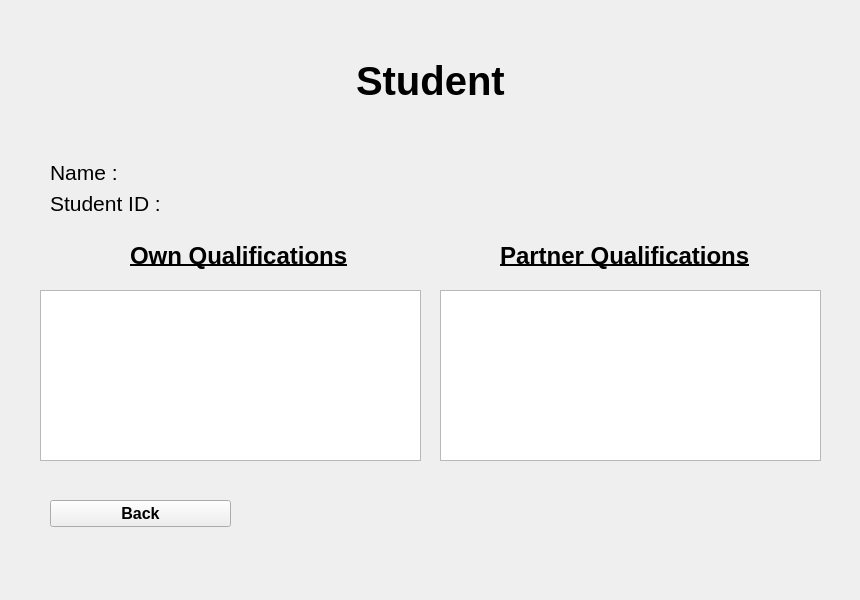
<?xml version="1.0" encoding="UTF-8"?>
<ui version="4.0">
 <class>AdminStudentProfilePage</class>
 <widget class="QWidget" name="AdminStudentProfilePage">
  <property name="geometry">
   <rect>
    <x>0</x>
    <y>0</y>
    <width>860</width>
    <height>600</height>
   </rect>
  </property>
  <property name="windowTitle">
   <string>Form</string>
  </property>
  <widget class="QPushButton" name="backButton">
   <property name="geometry">
    <rect>
     <x>50</x>
     <y>500</y>
     <width>181</width>
     <height>27</height>
    </rect>
   </property>
   <property name="font">
    <font>
     <pointsize>12</pointsize>
     <weight>75</weight>
     <bold>true</bold>
    </font>
   </property>
   <property name="text">
    <string>Back</string>
   </property>
  </widget>
  <widget class="QWidget" name="formLayoutWidget">
   <property name="geometry">
    <rect>
     <x>50</x>
     <y>160</y>
     <width>761</width>
     <height>61</height>
    </rect>
   </property>
   <layout class="QFormLayout" name="formLayout">
    <property name="fieldGrowthPolicy">
     <enum>QFormLayout::AllNonFixedFieldsGrow</enum>
    </property>
    <item row="0" column="0">
     <widget class="QLabel" name="nameLabel">
      <property name="font">
       <font>
        <pointsize>16</pointsize>
       </font>
      </property>
      <property name="text">
       <string>Name :</string>
      </property>
     </widget>
    </item>
    <item row="0" column="1">
     <widget class="QLabel" name="stuNameLabel">
      <property name="font">
       <font>
        <pointsize>16</pointsize>
       </font>
      </property>
      <property name="text">
       <string/>
      </property>
     </widget>
    </item>
    <item row="1" column="0">
     <widget class="QLabel" name="studentIdLabel">
      <property name="font">
       <font>
        <pointsize>16</pointsize>
       </font>
      </property>
      <property name="text">
       <string>Student ID :</string>
      </property>
     </widget>
    </item>
    <item row="1" column="1">
     <widget class="QLabel" name="stuIdLabel">
      <property name="font">
       <font>
        <pointsize>16</pointsize>
       </font>
      </property>
      <property name="text">
       <string/>
      </property>
     </widget>
    </item>
   </layout>
  </widget>
  <widget class="QLabel" name="label_4">
   <property name="geometry">
    <rect>
     <x>500</x>
     <y>240</y>
     <width>261</width>
     <height>31</height>
    </rect>
   </property>
   <property name="font">
    <font>
     <pointsize>18</pointsize>
     <weight>75</weight>
     <bold>true</bold>
     <underline>true</underline>
    </font>
   </property>
   <property name="text">
    <string>Partner Qualifications</string>
   </property>
  </widget>
  <widget class="QWidget" name="verticalLayoutWidget_2">
   <property name="geometry">
    <rect>
     <x>10</x>
     <y>10</y>
     <width>841</width>
     <height>141</height>
    </rect>
   </property>
   <layout class="QVBoxLayout" name="verticalLayout_3">
    <item alignment="Qt::AlignHCenter">
     <widget class="QLabel" name="label_5">
      <property name="font">
       <font>
        <pointsize>30</pointsize>
        <weight>75</weight>
        <bold>true</bold>
       </font>
      </property>
      <property name="text">
       <string>Student</string>
      </property>
     </widget>
    </item>
   </layout>
  </widget>
  <widget class="QLabel" name="label_3">
   <property name="geometry">
    <rect>
     <x>130</x>
     <y>240</y>
     <width>221</width>
     <height>31</height>
    </rect>
   </property>
   <property name="font">
    <font>
     <pointsize>18</pointsize>
     <weight>75</weight>
     <bold>true</bold>
     <underline>true</underline>
    </font>
   </property>
   <property name="text">
    <string>Own Qualifications</string>
   </property>
  </widget>
  <widget class="QListWidget" name="ownQList">
   <property name="geometry">
    <rect>
     <x>40</x>
     <y>290</y>
     <width>381</width>
     <height>171</height>
    </rect>
   </property>
  </widget>
  <widget class="QListWidget" name="partnerQList">
   <property name="geometry">
    <rect>
     <x>440</x>
     <y>290</y>
     <width>381</width>
     <height>171</height>
    </rect>
   </property>
  </widget>
 </widget>
 <resources/>
 <connections/>
</ui>
